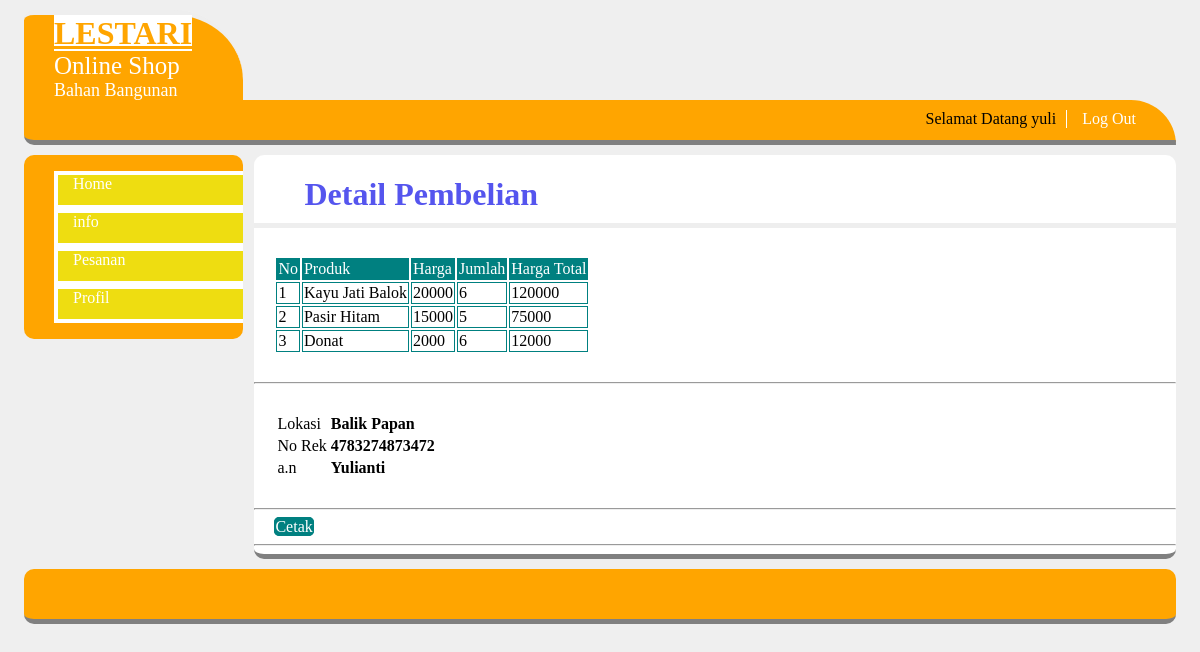
/master/member/index.php?module=detail&id=33 (signed in), run on the app's committed database.
### tables this page shows
CREATE TABLE IF NOT EXISTS `tb_user` (
  `USERNAME` varchar(50) NOT NULL,
  `PASSWORD` varchar(100) DEFAULT NULL,
  `NAMA` varchar(30) DEFAULT NULL,
  `TMP_LAHIR` varchar(30) DEFAULT NULL,
  `TGL_LAHIR` date DEFAULT NULL,
  `JK` char(1) DEFAULT NULL,
  `ALAMAT` varchar(50) DEFAULT NULL,
  `KOTA` varchar(20) DEFAULT NULL,
  `LEVEL` varchar(20) DEFAULT NULL
);

CREATE TABLE IF NOT EXISTS `tb_detail` (
`ID_D` int(11) NOT NULL,
  `ID_T` int(11) DEFAULT NULL,
  `ID_P` int(11) DEFAULT NULL,
  `JUMLAH` int(11) DEFAULT NULL,
  `TOTAL_D` int(11) DEFAULT NULL
);

CREATE TABLE IF NOT EXISTS `tb_produk` (
`ID_P` int(11) NOT NULL,
  `ID_J` int(11) DEFAULT NULL,
  `NAMA_P` varchar(50) DEFAULT NULL,
  `KETERANGAN_P` text,
  `GAMBAR_P` varchar(50) DEFAULT NULL,
  `HARGA_P` int(11) DEFAULT NULL
);

CREATE TABLE IF NOT EXISTS `tb_transaksi` (
`ID_T` int(11) NOT NULL,
  `USERNAME` varchar(50) DEFAULT NULL,
  `TGL_T` datetime DEFAULT NULL,
  `TOTAL_T` int(11) DEFAULT NULL,
  `STATUS` int(11) DEFAULT NULL,
  `lokasi` varchar(100) DEFAULT NULL,
  `norek` varchar(50) DEFAULT NULL,
  `an` varchar(50) DEFAULT NULL,
  `bayar` varchar(50) DEFAULT NULL,
  `status_pengiriman` varchar(20) DEFAULT NULL
);

### master/member/detail.php (the view, shortened to what this page needs)
<h1>Detail Pembelian</h1>
<hr size="5" color="#eee">
<?php
	$idm=$_SESSION["username"];
	$id =$_GET["id"];
	$select_trans=mysql_query("select * from tb_transaksi where USERNAME='$idm' && ID_T='$id'");
	$data_trans=mysql_fetch_array($select_trans);
	$status=$data_trans["STATUS"];
	if ($status==0){
		$select=mysql_query("select * from tb_produk");
		?>
		<form method="POST" action="aksi.php?module=detail&act=insert">
			<table>
				<tr bgcolor='F0F0F0'>
					<td>No Transaksi</td>
					<td><?php echo $id;?></td>
				<tr bgcolor='F0F0F0'>
					<td>Produk</td>
					<td><select name="produk">
						<option value="">--Pilih Barang--</option>
						<?php
						while($data_produk=mysql_fetch_array($select)){
							?>
							<option value="<?php echo $data_produk["ID_P"];?>"><?php echo $data_produk["NAMA_P"];?></option>
							<?php
						}
						?>
					</select></td>
				</tr>
				<tr bgcolor='white'>
					<td>Jml</td>
					<td><select name="jumlah">
						<option value="">--Jumlah--</option>
						<?php
							for($a=1;$a<=10;$a++){
							?>
							<option value="<?php echo $a;?>"><?php echo $a;?></option>
							<?php
							}
						?>
					</select></td>
				</tr>
				<tr>
				<input type="hidden" name="id" value="<?php echo $id;?>">
					<td><input type="submit" value="Tambah"></td>
				</tr>
			</table>
		</form>
		<hr>
		<?php
		$select_trans=mysql_query("select * from tb_transaksi where USERNAME='$idm' && ID_T='$id'");
		$data_trans=mysql_fetch_array($select_trans);
		$status=$data_trans["STATUS"];
		?>
		<table>
		<tr>
			<td class="htable">No</td>
			<td class="htable">Produk</td>
			<td class="htable">Harga</td>
			<td class="htable">Jumlah</td>
			<td class="htable">Harga Total</td>
			<td class="htable">Pilihan</td>
		</tr>
		<?php
			$select=mysql_query("select * from tb_detail where ID_T='$id'");
			$no=0;
			while($data_detail=mysql_fetch_array($select)){
				$no++;
				$id_pro=$data_detail["ID_P"];
				$select_pro=mysql_query("select * from tb_produk where ID_P='$id_pro'");
				$data_pro=mysql_fetch_array($select_pro);
				?>
				<tr>
					<td class="stable"><?php echo $no;?></td>
					<td class="stable"><?php echo $data_pro['NAMA_P'];?></td>
					<td class="stable"><?php echo $data_pro['HARGA_P'];?></td>
					<td class="stable"><?php echo $data_detail['JUMLAH'];?></td>
					<td class="stable"><?php echo $data_detail['TOTAL_D'];?></td>
					<td class="stable"><a href="aksi.php?module=detail&act=hapusdetail&id=<?php echo $id; ?>&idd=<?php echo $data_detail['ID_D']; ?>">hapus</a></td>
				</tr>
				<?php
			}
		?>
		</table>
		<hr>
		<a class="tambah" href="?module=pembayaran&id=<?php echo $id; ?>">Lanjutkan Pembayaran</a>
		<hr>
			<?php
	}elseif ($status==1) {
		?>
		<table>
		<tr>
			<td class="htable">No</td>
			<td class="htable">Produk</td>
			<td class="htable">Harga</td>
			<td class="htable">Jumlah</td>
			<td class="htable">Harga Total</td>
		</tr>
		<?php
			$select=mysql_query("select * from tb_detail where ID_T='$id'");
			$no=0;
			while($data_detail=mysql_fetch_array($select)){
				$no++;
				$id_pro=$data_detail["ID_P"];
				$select_pro=mysql_query("select * from tb_produk where ID_P='$id_pro'");
				$data_pro=mysql_fetch_array($select_pro);
				?>
				<tr>
					<td class="stable"><?php echo $no;?></td>
					<td class="stable"><?php echo $data_pro['NAMA_P'];?></td>
					<td class="stable"><?php echo $data_pro['HARGA_P'];?></td>
					<td class="stable"><?php echo $data_detail['JUMLAH'];?></td>
					<td class="stable"><?php echo $data_detail['TOTAL_D'];?></td>
				</tr>
				<?php
			}
		$sel=mysql_query("select * from tb_transaksi where ID_T='$id'");
		$data_t=mysql_fetch_array($sel);
		?>
		</table>
		<hr>
		<table>
			<tr>
				<td>Lokasi</td>
				<td><b><?php echo $data_t['lokasi']; ?></b></td>
			</tr>
			<tr>
				<td>No Rek</td>
				<td><b><?php echo $data_t['norek']; ?></b></td>
			</tr>
			<tr>
				<td>a.n</td>
				<td><b><?php echo $data_t['an']; ?></b></td>
			</tr>
		</table>
		<hr>
		<a class="tambah" href="javascript:void(0);"onclick="window.open('report.php?kode=<?php echo $id; ?>','nama_window_pop_up','size=800,height=800,scrollbars=yes,resizeable=no')">Cetak</a>
		<hr>
		<?php
	}
?>

### master/nav.php (shortened to what this page needs)
<?php
	$id=$_SESSION ['username'];
	$select_user=mysql_query("select * from tb_user where USERNAME='$id'");
	$data_user=mysql_fetch_array($select_user);
?>
<ul>
	<li>Selamat Datang <?php echo $data_user['NAMA'];?></li>
	<li><a href="../logout.php">Log Out</a></li>
</ul>

### css/style.css (style rules this page uses)
body { background: #efefef; width: 96%; height:auto; margin:auto; }
h1 { padding-left: 50px; color:#5555ee; margin-bottom:10px; }
#menu ul { float:right; list-style:none; margin:15px; font-family:verdana; }
#menu ul li { margin-right:10px; margin-top:-5px; float:left; }
#menu ul li a { display:block; text-decoration:none; font-size:16px; color:white; padding:0 15px; border-left:1px solid white; }
table { padding: 20px; }
a { text-decoration: none; }
.tambah { margin-left: 20px; list-style: none; text-decoration: none; border-radius: 5px; border: 1px solid teal; color: white; background: teal; }
.stable { border: 1px solid teal; }
.htable { border: 1px solid teal; background: teal; color: white; }

### data on the page
tb_user: NAMA "yuli"
tb_detail: ID_P.NAMA_P "Kayu Jati Balok", ID_P.HARGA_P "20000", JUMLAH "6", TOTAL_D "120000"
tb_detail: ID_P.NAMA_P "Pasir Hitam", ID_P.HARGA_P "15000", JUMLAH "5", TOTAL_D "75000"
tb_detail: ID_P.NAMA_P "Donat", ID_P.HARGA_P "2000", JUMLAH "6", TOTAL_D "12000"
tb_transaksi: lokasi "Balik Papan", norek "4783274873472", an "Yulianti"
